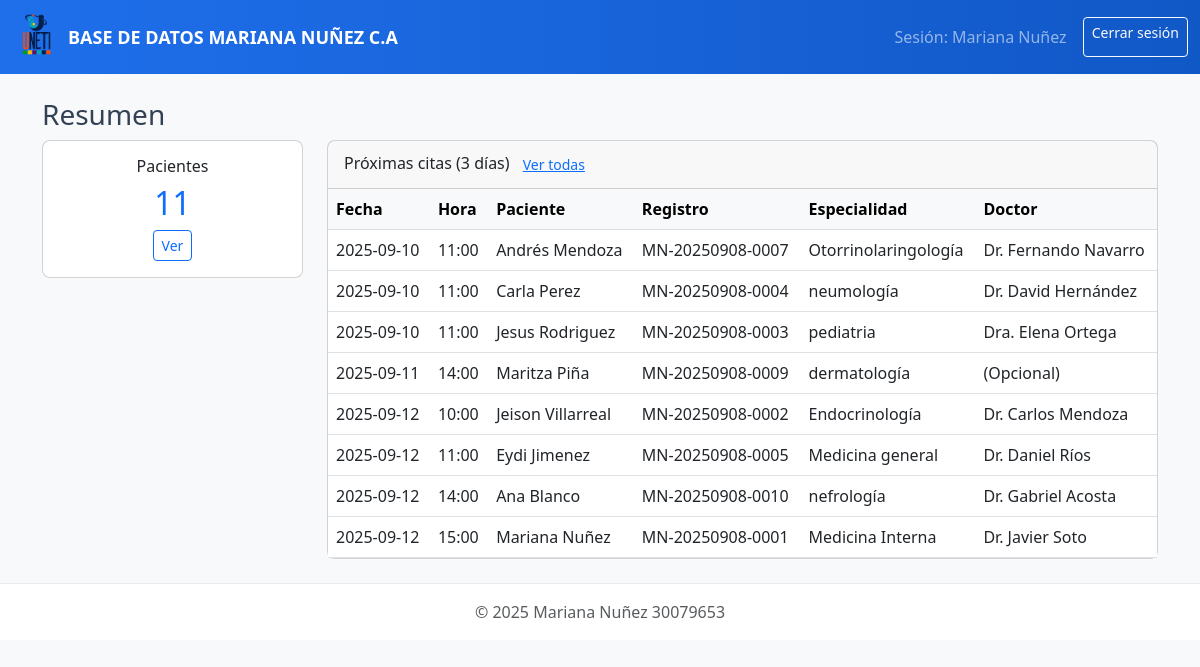
Page / (signed in) on the committed database.
### tables this page shows
CREATE TABLE patients (
        id INTEGER PRIMARY KEY AUTOINCREMENT,
        reg_number TEXT UNIQUE,
        primer_nombre TEXT,
        segundo_nombre TEXT,
        primer_apellido TEXT,
        segundo_apellido TEXT,
        ced_prefijo TEXT,
        ced_numero TEXT,
        fecha_nacimiento TEXT,
        edad INTEGER,
        telefono TEXT,
        telefono_domicilio TEXT,
        direccion TEXT,
        seguro TEXT,
        poliza TEXT,
        responsable TEXT,
        antecedentes TEXT,
        created_at TEXT
    );

CREATE TABLE appointments (
        id INTEGER PRIMARY KEY AUTOINCREMENT,
        patient_id INTEGER,
        reg_number TEXT,
        especialidad TEXT,
        fecha TEXT,
        hora TEXT,
        doctor TEXT,
        motivo TEXT,
        created_at TEXT,
        FOREIGN KEY(patient_id) REFERENCES patients(id)
    );

### app.py (the view)
@app.route('/')
@login_required
def dashboard():
    con = get_db()
    cur = con.cursor()
    cur.execute("SELECT COUNT(*) FROM patients")
    total_patients = cur.fetchone()[0]
    today = date.today()
    end = today + timedelta(days=3)
    cur.execute("""
      SELECT a.id, a.fecha, a.hora, a.especialidad, a.doctor, p.reg_number, p.primer_nombre, p.primer_apellido
      FROM appointments a JOIN patients p ON a.patient_id = p.id
      WHERE date(a.fecha) BETWEEN date(?) AND date(?)
      ORDER BY a.fecha, a.hora
    """, (today.isoformat(), end.isoformat()))
    upcoming = cur.fetchall()
    con.close()
    return render_template('dashboard.html', total_patients=total_patients, upcoming=upcoming)

### app.py (called while the page is built)
def get_db():
    con = sqlite3.connect(DB_FILE)
    con.row_factory = sqlite3.Row
    return con

def login_required(fn):
    from functools import wraps
    @wraps(fn)
    def wrapper(*args, **kwargs):
        if 'user_id' not in session:
            return redirect(url_for('login'))
        return fn(*args, **kwargs)
    return wrapper

### templates/dashboard.html
{% extends "layout.html" %}
{% block content %}
<div class="row">
  <div class="col-12">
    <h3>Resumen</h3>
  </div>
  <div class="col-md-3">
    <div class="card text-center">
      <div class="card-body">
        <h6>Pacientes</h6>
        <h2 class="text-primary">{{ total_patients }}</h2>
        <a href="{{ url_for('patients') }}" class="btn btn-sm btn-outline-primary">Ver</a>
      </div>
    </div>
  </div>
  <div class="col-md-9">
    <div class="card">
      <div class="card-header">
        Próximas citas (3 días)
        <a href="{{ url_for('appointments') }}" class="btn btn-sm btn-link">Ver todas</a>
      </div>
      <div class="card-body p-0">
        <table class="table mb-0">
          <thead class="table-light">
            <tr><th>Fecha</th><th>Hora</th><th>Paciente</th><th>Registro</th><th>Especialidad</th><th>Doctor</th></tr>
          </thead>
          <tbody>
            {% if upcoming %}
              {% for u in upcoming %}
                <tr>
                  <td>{{ u['fecha'] }}</td>
                  <td>{{ u['hora'] }}</td>
                  <td>{{ u['primer_nombre'] }} {{ u['primer_apellido'] }}</td>
                  <td>{{ u['reg_number'] }}</td>
                  <td>{{ u['especialidad'] }}</td>
                  <td>{{ u['doctor'] }}</td>
                </tr>
              {% endfor %}
            {% else %}
              <tr><td colspan="6" class="text-center">No hay citas próximas</td></tr>
            {% endif %}
          </tbody>
        </table>
      </div>
    </div>
  </div>
</div>
{% endblock %}

### templates/layout.html (shortened to what this page needs)
<!doctype html>
<html lang="es">
<head>
  <link href="https://cdn.jsdelivr.net/npm/bootstrap@5.3.0/dist/css/bootstrap.min.css" rel="stylesheet">
  <link href="{{ url_for('static', filename='css/style.css') }}" rel="stylesheet">
</head>
<body class="bg-light">
  <nav class="navbar navbar-expand-lg navbar-dark primary-bg">
    <div class="container-fluid">
      <a class="navbar-brand d-flex align-items-center" href="{{ url_for('dashboard') }}">
        <img src="{{ url_for('static', filename='img/logo.png') }}" alt="logo" height="48" class="me-2">
        BASE DE DATOS MARIANA NUÑEZ C.A
      </a>
      <div class="d-flex">
        {% if session.get('full_name') %}
          <span class="navbar-text me-3">Sesión: {{ session.get('full_name') }}</span>
          <a class="btn btn-outline-light btn-sm" href="{{ url_for('logout') }}">Cerrar sesión</a>
        {% endif %}
      </div>
    </div>
  </nav>
  <div class="container my-4">
    {% block content %}{% endblock %}
  </div>
  <footer class="footer mt-auto py-3 bg-white text-center">
    <div class="container">
      <span class="text-muted">© 2025 Mariana Nuñez 30079653</span>
    </div>
  </footer>
</body>
</html>

### static/css/style.css (style rules this page uses)
:root { --primary-blue:#1f6feb; --primary-dark:#1158c7; --soft-gray:#f3f6f9; --text-gray:#334155; }
body { background: var(--soft-gray); color: var(--text-gray); }
.primary-bg { background: linear-gradient(90deg, var(--primary-blue), var(--primary-dark)); }
.navbar-brand { font-weight:700; font-size:18px; color: #fff !important; }
.card { border-radius: 8px; }
.table thead { background: #ffffff; }
.footer { border-top:1px solid #e9ecef; }

### rows in the picture
patients: get "Mariana Nuñez"
appointments: fecha "2025-09-10", hora "11:00", primer_nombre "Andrés", primer_apellido "Mendoza", reg_number "MN-20250908-0007", especialidad "Otorrinolaringología", doctor "Dr. Fernando Navarro"
appointments: fecha "2025-09-10", hora "11:00", primer_nombre "Carla", primer_apellido "Perez", reg_number "MN-20250908-0004", especialidad "neumología", doctor "Dr. David Hernández"
appointments: fecha "2025-09-10", hora "11:00", primer_nombre "Jesus", primer_apellido "Rodriguez", reg_number "MN-20250908-0003", especialidad "pediatria", doctor "Dra. Elena Ortega"
appointments: fecha "2025-09-11", hora "14:00", primer_nombre "Maritza", primer_apellido "Piña", reg_number "MN-20250908-0009", especialidad "dermatología", doctor "(Opcional)"
appointments: fecha "2025-09-12", hora "10:00", primer_nombre "Jeison", primer_apellido "Villarreal", reg_number "MN-20250908-0002", especialidad "Endocrinología", doctor "Dr. Carlos Mendoza"
appointments: fecha "2025-09-12", hora "11:00", primer_nombre "Eydi", primer_apellido "Jimenez", reg_number "MN-20250908-0005", especialidad "Medicina general", doctor "Dr. Daniel Ríos"
appointments: fecha "2025-09-12", hora "14:00", primer_nombre "Ana", primer_apellido "Blanco", reg_number "MN-20250908-0010", especialidad "nefrología", doctor "Dr. Gabriel Acosta"
appointments: fecha "2025-09-12", hora "15:00", primer_nombre "Mariana", primer_apellido "Nuñez", reg_number "MN-20250908-0001", especialidad "Medicina Interna", doctor "Dr. Javier Soto"

### other values in the picture
{{ total_patients }} "11"
